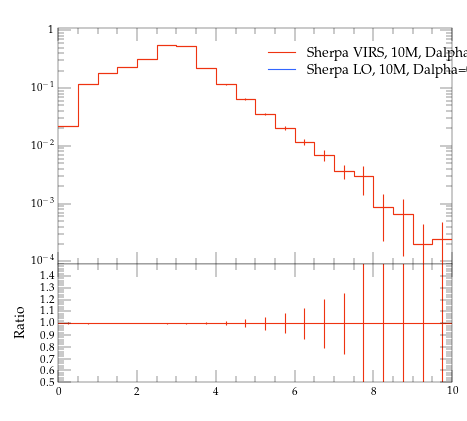

Write the Python code that produced this figure.
#! /usr/bin/env python

# This Python script was auto-generated using YODA v2.0.0.
# Analysis object: /evtb/inc_tjg_dr
# Timestamp: 16-04-2024 (10:08:55)

import matplotlib as mpl
import matplotlib.pyplot as plt
mpl.use('Agg') # comment out for interactive use
import os
import numpy as np

plotDir = os.path.split(os.path.realpath(__file__))[0]
if 'YODA_USER_PLOT_PATH' in globals():
    plot_outdir = globals()['YODA_USER_PLOT_PATH']
else:
    plot_outdir = plotDir

#plot style
plt.style.use(os.path.join(plotDir, '../default.mplstyle'))
# plot metadata
figW, figH = plt.rcParams['figure.figsize']
ax_xLabel = r''
ax_yLabel = r''
ax_title  = r''
ax_xScale = 'linear'
ax_yScale = 'log'
xLims = (0.0, 10.0)
yLims = (9e-05, 1.1)

# TeX-friendly labels for the legend
labels = [ r"Sherpa VIRS, 10M, Dalpha=0.01", r"Sherpa LO, 10M, Dalpha=0.01" ]

# Create figure and axis objects
fig, (ax, ratio0_ax) = plt.subplots(2, 1, sharex=True,
                  figsize=(figW,figH), gridspec_kw={'height_ratios': (2, 1)})
ratio0_ax.yaxis.set_major_locator(mpl.ticker.MultipleLocator(0.1))
ratio0_ax.set_ylim(0.5, 1.4999)
ratio0_ax.set_ylabel('Ratio')

# LineColor map: curve index -> color
linecolors = {0: '#EE3311', 1: '#3366FF'}
# the numerical data is stored in a separate file
dataf = dict()
prefix = os.path.split(__file__)[0]
if prefix:    prefix = prefix + '/'
exec(open(prefix+'inc_tjg_dr__data.py').read(), dataf)


legend_handles = [] # keep track of handles for the legend

# style options for curves
# starts at zorder>=5 to draw curve on top of legend
styles = {
  'curve0': {
    'color' : linecolors[0],
    'linestyle' : '-',
    'marker' : 'o',
    'zorder' : 5,
    'histstyle' : True,
  },
  'curve1': {
    'color' : linecolors[1],
    'linestyle' : '-',
    'marker' : 'o',
    'zorder' : 6,
    'histstyle' : True,
  },
}
# curve from input yoda files in main panel
for label in dataf['yvals'].keys():
    if all(np.isnan(v) for v in dataf['yvals'][label]):
        continue
    tmp = None
    if styles[label]['histstyle']: # draw as histogram
        tmp, = ax.plot(dataf['xedges'], dataf['yedges'][label],
                       color=styles[label]['color'],
                       linestyle=styles[label]['linestyle'],
                       drawstyle='steps-pre', solid_joinstyle='miter',
                       zorder=styles[label]['zorder'], label=label)
        ax.errorbar(dataf['xpoints'], dataf['yvals'][label], color=styles[label]['color'],
                    xerr=dataf['xerrs'], yerr=[dataf['ydowns'][label], dataf['yups'][label]],
                    linestyle='none', zorder=styles[label]['zorder'])
    else: # draw as scatter
        tmp = ax.errorbar(dataf['xpoints'], dataf['yvals'][label],
                          xerr=dataf['xerrs'],
                          yerr=[ dataf['ydowns'][label],
                          dataf['yups'][label] ],
                          fmt=styles[label]['marker'],
                          ecolor=styles[label]['color'],
                          color=styles[label]['color'], zorder=2)
        tmp[-1][0].set_linestyle(styles[label]['linestyle'])
    legend_handles += [tmp]
    for varLabel in dataf['variation_yvals'].keys():
        if varLabel.startswith(label):
            tmp, = ax.plot(dataf['xedges'], dataf['variation_yvals'][varLabel],
                           color=styles[label]['color'],
                           linestyle=styles[label]['linestyle'],
                           drawstyle='steps-pre', solid_joinstyle='miter',
                           zorder=styles[label]['zorder'], alpha=0.5)


# plots on ratio panel
# curve from input yoda files in ratio panel
for label, yvals in dataf['ratio0_yvals'].items():
    if all(np.isnan(v) for v in yvals):
        continue
    if styles[label]['histstyle']: # plot as histogram
        ratio0_ax.plot(dataf['xedges'], yvals,
                       color=styles[label]['color'],
                       linestyle=styles[label]['linestyle'],
                       drawstyle='steps-pre', zorder=1,
                       solid_joinstyle='miter')
        ratio0_ax.vlines(dataf['xpoints'],
                         dataf['ratio0_ymin'][label],
                         dataf['ratio0_ymax'][label],
                         color=styles[label]['color'], zorder=1)
    else: # plot as scatter
        tmp = ratio0_ax.errorbar(dataf['xpoints'],
                                 yvals, xerr=dataf['xerrs'],
                                 yerr=dataf['ratio0_yerrs'][label],
                                 fmt=styles[label]['marker'],
                                 ecolor=styles[label]['color'],
                                 color=styles[label]['color'])
        tmp[-1][0].set_linestyle(styles[label]['linestyle'])

    for varlabel in dataf['ratio0_variation_vals'].keys():
        if varlabel.startswith(label):
            ratio0_ax.plot(dataf['xedges'],
                            dataf['ratio0_variation_vals'][varlabel],
                            color=styles[label]['color'],
                            linestyle=styles[label]['linestyle'],
                            drawstyle='steps-pre', solid_joinstyle='miter',
                            zorder=1, alpha=0.5)

legend_pos = (0.5, 0.97)
ax.legend(legend_handles, labels, loc='upper left', bbox_to_anchor=legend_pos)

# set plot metadata as defined above
ratio0_ax.set_xlabel(ax_xLabel)
ratio0_ax.xaxis.set_label_coords(1., -.15)
ax.set_ylabel(ax_yLabel, loc='top')
ax.set_title(ax_title, loc='left')
ax.set_xscale(ax_xScale)
ax.set_yscale(ax_yScale)
ax.set_xlim(xLims)
ax.set_ylim(yLims)

# tick formatting
plt.rcParams['xtick.top'] = True
plt.rcParams['ytick.right'] = True
ax.yaxis.set_major_locator(mpl.ticker.LogLocator(base=10.0, numticks=np.inf))
ax.yaxis.set_minor_locator(mpl.ticker.LogLocator(
                           base=10.0, subs=np.arange(0.1, 1, 0.1), numticks=np.inf))
fig.align_ylabels((ax, ratio0_ax))
plt.savefig(os.path.join(plot_outdir, 'inc_tjg_dr.pdf'), format='PDF')
plt.savefig(os.path.join(plot_outdir, 'inc_tjg_dr.png'), format='PNG')

plt.close(fig)
